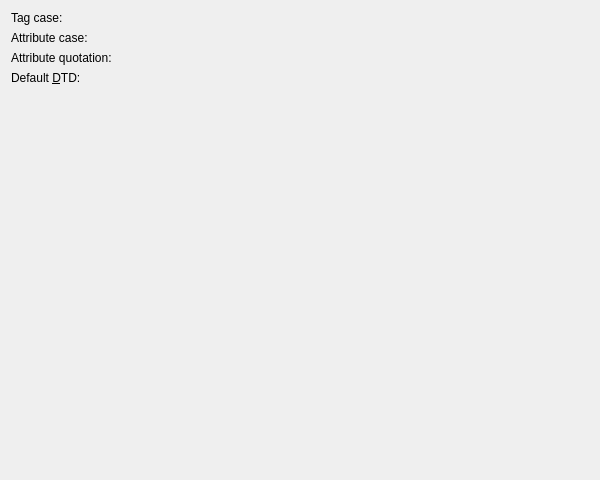
<ui version="4.0" >
 <author></author>
 <comment></comment>
 <exportmacro></exportmacro>
 <class>EnvironmentConfigBase</class>
 <widget class="QWidget" name="EnvironmentConfigBase" >
  <property name="geometry" >
   <rect>
    <x>0</x>
    <y>0</y>
    <width>600</width>
    <height>480</height>
   </rect>
  </property>
  <layout class="QGridLayout" >
   <property name="margin" >
    <number>11</number>
   </property>
   <property name="spacing" >
    <number>6</number>
   </property>
   <item row="4" column="1" >
    <spacer>
     <property name="orientation" >
      <enum>Qt::Vertical</enum>
     </property>
     <property name="sizeType" >
      <enum>QSizePolicy::Expanding</enum>
     </property>
     <property name="sizeHint" >
      <size>
       <width>20</width>
       <height>240</height>
      </size>
     </property>
    </spacer>
   </item>
   <item row="0" column="0" >
    <widget class="QLabel" name="textLabel1_2" >
     <property name="text" >
      <string>Tag case:</string>
     </property>
     <property name="buddy" >
      <cstring>tagCase</cstring>
     </property>
    </widget>
   </item>
   <item row="0" column="1" >
    <widget class="KComboBox" name="tagCase" >
     <item>
      <property name="text" >
       <string>Default Case</string>
      </property>
     </item>
     <item>
      <property name="text" >
       <string>Lower Case</string>
      </property>
     </item>
     <item>
      <property name="text" >
       <string>Upper Case</string>
      </property>
     </item>
    </widget>
   </item>
   <item row="3" column="0" >
    <widget class="QLabel" name="textLabel1" >
     <property name="text" >
      <string>Default &amp;DTD:</string>
     </property>
     <property name="buddy" >
      <cstring>defaultDTEP</cstring>
     </property>
    </widget>
   </item>
   <item row="1" column="1" >
    <widget class="KComboBox" name="attributeCase" >
     <item>
      <property name="text" >
       <string>Default Case</string>
      </property>
     </item>
     <item>
      <property name="text" >
       <string>Lower Case</string>
      </property>
     </item>
     <item>
      <property name="text" >
       <string>Upper Case</string>
      </property>
     </item>
    </widget>
   </item>
   <item row="2" column="1" >
    <widget class="KComboBox" name="attributeQuotation" >
     <item>
      <property name="text" >
       <string>Double Quotes</string>
      </property>
     </item>
     <item>
      <property name="text" >
       <string>Single Quotes</string>
      </property>
     </item>
    </widget>
   </item>
   <item row="3" column="1" >
    <widget class="KComboBox" name="defaultDTEP" />
   </item>
   <item row="2" column="0" >
    <widget class="QLabel" name="textLabel3" >
     <property name="text" >
      <string>Attribute quotation:</string>
     </property>
     <property name="buddy" >
      <cstring>attributeQuotation</cstring>
     </property>
    </widget>
   </item>
   <item row="1" column="0" >
    <widget class="QLabel" name="textLabel2" >
     <property name="text" >
      <string>Attribute case:</string>
     </property>
     <property name="buddy" >
      <cstring>attributeCase</cstring>
     </property>
    </widget>
   </item>
  </layout>
 </widget>
 <layoutdefault spacing="6" margin="11" />
 <pixmapfunction>qPixmapFromMimeSource</pixmapfunction>
 <customwidgets>
  <customwidget>
   <class>KComboBox</class>
   <extends></extends>
   <header>kcombobox.h</header>
   <container>0</container>
   <pixmap></pixmap>
  </customwidget>
 </customwidgets>
 <resources/>
 <connections/>
</ui>
